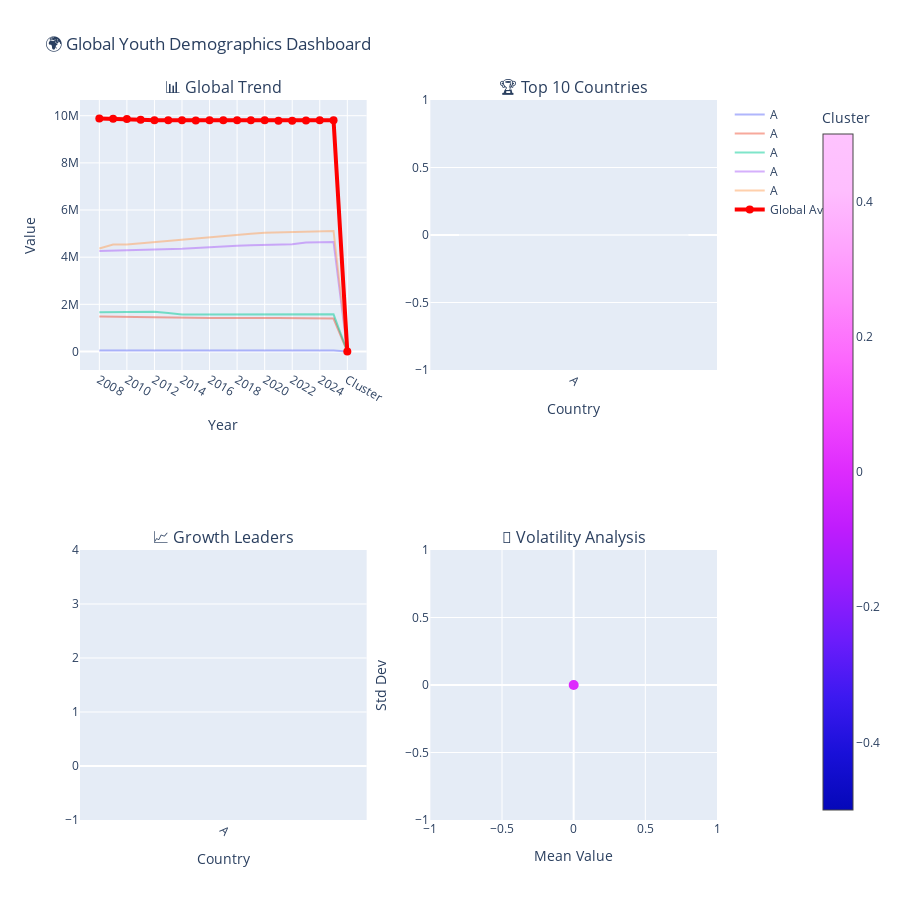

Source (notebook cell):
### Code cell
# ============================================================================
# 🌍 DASHBOARD SAFE VERSION (NaN & n_samples safe)
# ============================================================================

import pandas as pd
import plotly.graph_objects as go
from plotly.subplots import make_subplots
from sklearn.cluster import KMeans

print("\n📊 Creating interactive dashboard...")

# ------------------------------
# 1️⃣ Detect country column automatically
# ------------------------------
country_col = df.select_dtypes(exclude='number').columns[0]
print(f"Detected country column: {country_col}")

# ------------------------------
# 2️⃣ Detect numeric/year columns automatically
# ------------------------------
available_year_cols = sorted(df.select_dtypes(include='number').columns.tolist())
print(f"Detected year columns: {available_year_cols}")

# ------------------------------
# 3️⃣ Build country_stats safely
# ------------------------------
grouped = df.groupby(country_col)[available_year_cols]

country_stats = pd.DataFrame()
country_stats[country_col] = grouped.mean().index
country_stats['Mean'] = grouped.mean().mean(axis=1)
country_stats['Std_Dev'] = grouped.std().mean(axis=1)
country_stats['Absolute_Change'] = grouped.apply(lambda x: x.iloc[:, -1] - x.iloc[:, 0]).mean(axis=1)

# ------------------------------
# 4️⃣ Handle NaNs before clustering
# ------------------------------
country_stats[['Mean', 'Std_Dev']] = country_stats[['Mean', 'Std_Dev']].fillna(0)

# ------------------------------
# 5️⃣ Add clustering for volatility scatter (safe for small datasets)
# ------------------------------
num_samples = len(country_stats)
n_clusters = min(3, num_samples)  # can't have more clusters than samples

if n_clusters >= 1:
    kmeans = KMeans(n_clusters=n_clusters, random_state=42)
    country_stats['Cluster'] = kmeans.fit_predict(country_stats[['Mean', 'Std_Dev']])
else:
    country_stats['Cluster'] = 0  # only 1 sample, assign cluster 0

# ------------------------------
# 6️⃣ Create subplots
# ------------------------------
fig = make_subplots(
    rows=2, cols=2,
    subplot_titles=(
        '📊 Global Trend',
        '🏆 Top 10 Countries',
        '📈 Growth Leaders',
        '🎯 Volatility Analysis'
    ),
    specs=[
        [{'type': 'scatter'}, {'type': 'bar'}],
        [{'type': 'bar'}, {'type': 'scatter'}]
    ]
)

# 6.1 Global trend (sample 5 countries)
for idx in range(min(5, len(df))):
    fig.add_trace(
        go.Scatter(
            x=available_year_cols,
            y=df[available_year_cols].iloc[idx],
            name=df[country_col].iloc[idx],
            mode='lines',
            opacity=0.5
        ),
        row=1, col=1
    )

# Global average line
fig.add_trace(
    go.Scatter(
        x=available_year_cols,
        y=df[available_year_cols].mean(),
        name='Global Avg',
        mode='lines+markers',
        line=dict(color='red', width=4),
        marker=dict(size=8)
    ),
    row=1, col=1
)

# 6.2 Top 10 countries by Mean
top_10 = country_stats.nlargest(10, 'Mean')
fig.add_trace(
    go.Bar(
        x=top_10[country_col],
        y=top_10['Mean'],
        marker=dict(color=top_10['Mean'], colorscale='Viridis'),
        showlegend=False
    ),
    row=1, col=2
)

# 6.3 Top 10 countries by Absolute_Change
top_growth_10 = country_stats.nlargest(10, 'Absolute_Change')
fig.add_trace(
    go.Bar(
        x=top_growth_10[country_col],
        y=top_growth_10['Absolute_Change'],
        marker=dict(color=top_growth_10['Absolute_Change'], colorscale='RdYlGn'),
        showlegend=False
    ),
    row=2, col=1
)

# 6.4 Volatility scatter with clusters
fig.add_trace(
    go.Scatter(
        x=country_stats['Mean'],
        y=country_stats['Std_Dev'],
        mode='markers',
        marker=dict(
            size=10,
            color=country_stats['Cluster'],
            colorscale='Plotly3',
            showscale=True,
            colorbar=dict(x=1.15, title='Cluster')
        ),
        text=country_stats[country_col],
        hovertemplate='<b>%{text}</b><br>Mean: %{x:.2f}<br>Std: %{y:.2f}<extra></extra>',
        showlegend=False
    ),
    row=2, col=2
)

# ------------------------------
# 7️⃣ Update axes and layout
# ------------------------------
fig.update_xaxes(title_text='Year', row=1, col=1)
fig.update_yaxes(title_text='Value', row=1, col=1)
fig.update_xaxes(title_text='Country', tickangle=45, row=1, col=2)
fig.update_xaxes(title_text='Country', tickangle=45, row=2, col=1)
fig.update_xaxes(title_text='Mean Value', row=2, col=2)
fig.update_yaxes(title_text='Std Dev', row=2, col=2)

fig.update_layout(
    title_text='🌍 Global Youth Demographics Dashboard',
    height=900,
    showlegend=True
)

# ------------------------------
# 8️⃣ Show dashboard
# ------------------------------
fig.show()
print("✅ Dashboard created successfully!")

### Figure 1 — Plotly figure (JSON) as saved in the notebook; plotly's stock layout.template omitted (floating-point values rounded to 4 significant figures)
{"data": [{"mode": "lines", "name": "A", "opacity": 0.5, "type": "scatter", "x": ["2008", "2009", "2010", "2011", "2012", "2013", "2014", "2015", "2016", "2017", "2018", "2019", "2020", "2021", "2022", "2023", "2024", "2025", "Cluster"], "xaxis": "x", "y": [39620.0, 40300.0, 40300.0, 38250.0, 38250.0, 37410.0, 37400.0, 37400.0, 37400.0, 37390.0, 37390.0, 37390.0, 37390.0, 37390.0, 37390.0, 37390.0, 37390.0, 37390.0, 0.0], "yaxis": "y"}, {"mode": "lines", "name": "A", "opacity": 0.5, "type": "scatter", "x": ["2008", "2009", "2010", "2011", "2012", "2013", "2014", "2015", "2016", "2017", "2018", "2019", "2020", "2021", "2022", "2023", "2024", "2025", "Cluster"], "xaxis": "x", "y": [1480000.0, 1469000.0, 1459000.0, 1452000.0, 1444000.0, 1437000.0, 1431000.0, 1425000.0, 1417000.0, 1423000.0, 1432000.0, 1433000.0, 1425000.0, 1420000.0, 1407000.0, 1395000.0, 1395000.0, 1395000.0, 0.0], "yaxis": "y"}, {"mode": "lines", "name": "A", "opacity": 0.5, "type": "scatter", "x": ["2008", "2009", "2010", "2011", "2012", "2013", "2014", "2015", "2016", "2017", "2018", "2019", "2020", "2021", "2022", "2023", "2024", "2025", "Cluster"], "xaxis": "x", "y": [1668000.0, 1670000.0, 1674000.0, 1679000.0, 1684000.0, 1629000.0, 1574000.0, 1571000.0, 1570000.0, 1567000.0, 1565000.0, 1564000.0, 1563000.0, 1566000.0, 1570000.0, 1574000.0, 1578000.0, 1578000.0, 0.0], "yaxis": "y"}, {"mode": "lines", "name": "A", "opacity": 0.5, "type": "scatter", "x": ["2008", "2009", "2010", "2011", "2012", "2013", "2014", "2015", "2016", "2017", "2018", "2019", "2020", "2021", "2022", "2023", "2024", "2025", "Cluster"], "xaxis": "x", "y": [4266000.0, 4278000.0, 4285000.0, 4296000.0, 4310000.0, 4328000.0, 4352000.0, 4385000.0, 4428000.0, 4460000.0, 4484000.0, 4502000.0, 4522000.0, 4536000.0, 4553000.0, 4620000.0, 4644000.0, 4644000.0, 0.0], "yaxis": "y"}, {"mode": "lines", "name": "A", "opacity": 0.5, "type": "scatter", "x": ["2008", "2009", "2010", "2011", "2012", "2013", "2014", "2015", "2016", "2017", "2018", "2019", "2020", "2021", "2022", "2023", "2024", "2025", "Cluster"], "xaxis": "x", "y": [4372000.0, 4539000.0, 4542000.0, 4594000.0, 4652000.0, 4708000.0, 4764000.0, 4817000.0, 4870000.0, 4919000.0, 4960000.0, 4999000.0, 5039000.0, 5055000.0, 5071000.0, 5088000.0, 5114000.0, 5114000.0, 0.0], "yaxis": "y"}, {"line": {"color": "red", "width": 4}, "marker": {"size": 8}, "mode": "lines+markers", "name": "Global Avg", "type": "scatter", "x": ["2008", "2009", "2010", "2011", "2012", "2013", "2014", "2015", "2016", "2017", "2018", "2019", "2020", "2021", "2022", "2023", "2024", "2025", "Cluster"], "xaxis": "x", "y": [9881000.0, 9875000.0, 9861000.0, 9823000.0, 9812000.0, 9804000.0, 9804000.0, 9793000.0, 9811000.0, 9812000.0, 9811000.0, 9809000.0, 9810000.0, 9791000.0, 9786000.0, 9797000.0, 9812000.0, 9811000.0, 0.01583], "yaxis": "y"}, {"marker": {"color": [0.0], "colorscale": [[0, "#440154"], [0.1111, "#482878"], [0.2222, "#3e4989"], [0.3333, "#31688e"], [0.4444, "#26828e"], [0.5556, "#1f9e89"], [0.6667, "#35b779"], [0.7778, "#6ece58"], [0.8889, "#b5de2b"], [1, "#fde725"]]}, "showlegend": false, "type": "bar", "x": ["A"], "xaxis": "x2", "y": [0.0], "yaxis": "y2"}, {"marker": {"color": [NaN], "colorscale": [[0, "rgb(165,0,38)"], [0.1, "rgb(215,48,39)"], [0.2, "rgb(244,109,67)"], [0.3, "rgb(253,174,97)"], [0.4, "rgb(254,224,139)"], [0.5, "rgb(255,255,191)"], [0.6, "rgb(217,239,139)"], [0.7, "rgb(166,217,106)"], [0.8, "rgb(102,189,99)"], [0.9, "rgb(26,152,80)"], [1, "rgb(0,104,55)"]]}, "showlegend": false, "type": "bar", "x": ["A"], "xaxis": "x3", "y": [NaN], "yaxis": "y3"}, {"hovertemplate": "<b>%{text}</b><br>Mean: %{x:.2f}<br>Std: %{y:.2f}<extra></extra>", "marker": {"color": [0], "colorbar": {"title": {"text": "Cluster"}, "x": 1.15}, "colorscale": [[0, "#0508b8"], [0.08333, "#1910d8"], [0.1667, "#3c19f0"], [0.25, "#6b1cfb"], [0.3333, "#981cfd"], [0.4167, "#bf1cfd"], [0.5, "#dd2bfd"], [0.5833, "#f246fe"], [0.6667, "#fc67fd"], [0.75, "#fe88fc"], [0.8333, "#fea5fd"], [0.9167, "#febefe"], [1, "#fec3fe"]], "showscale": true, "size": 10}, "mode": "markers", "showlegend": false, "text": ["A"], "type": "scatter", "x": [0.0], "xaxis": "x4", "y": [0.0], "yaxis": "y4"}], "layout": {"annotations": [{"font": {"size": 16}, "showarrow": false, "text": "📊 Global Trend", "x": 0.225, "xanchor": "center", "xref": "paper", "y": 1, "yanchor": "bottom", "yref": "paper"}, {"font": {"size": 16}, "showarrow": false, "text": "🏆 Top 10 Countries", "x": 0.775, "xanchor": "center", "xref": "paper", "y": 1, "yanchor": "bottom", "yref": "paper"}, {"font": {"size": 16}, "showarrow": false, "text": "📈 Growth Leaders", "x": 0.225, "xanchor": "center", "xref": "paper", "y": 0.375, "yanchor": "bottom", "yref": "paper"}, {"font": {"size": 16}, "showarrow": false, "text": "🎯 Volatility Analysis", "x": 0.775, "xanchor": "center", "xref": "paper", "y": 0.375, "yanchor": "bottom", "yref": "paper"}], "height": 900, "showlegend": true, "title": {"text": "🌍 Global Youth Demographics Dashboard"}, "xaxis": {"anchor": "y", "domain": [0, 0.45], "title": {"text": "Year"}}, "xaxis2": {"anchor": "y2", "domain": [0.55, 1], "tickangle": 45, "title": {"text": "Country"}}, "xaxis3": {"anchor": "y3", "domain": [0, 0.45], "tickangle": 45, "title": {"text": "Country"}}, "xaxis4": {"anchor": "y4", "domain": [0.55, 1], "title": {"text": "Mean Value"}}, "yaxis": {"anchor": "x", "domain": [0.625, 1], "title": {"text": "Value"}}, "yaxis2": {"anchor": "x2", "domain": [0.625, 1]}, "yaxis3": {"anchor": "x3", "domain": [0, 0.375]}, "yaxis4": {"anchor": "x4", "domain": [0, 0.375], "title": {"text": "Std Dev"}}}}
